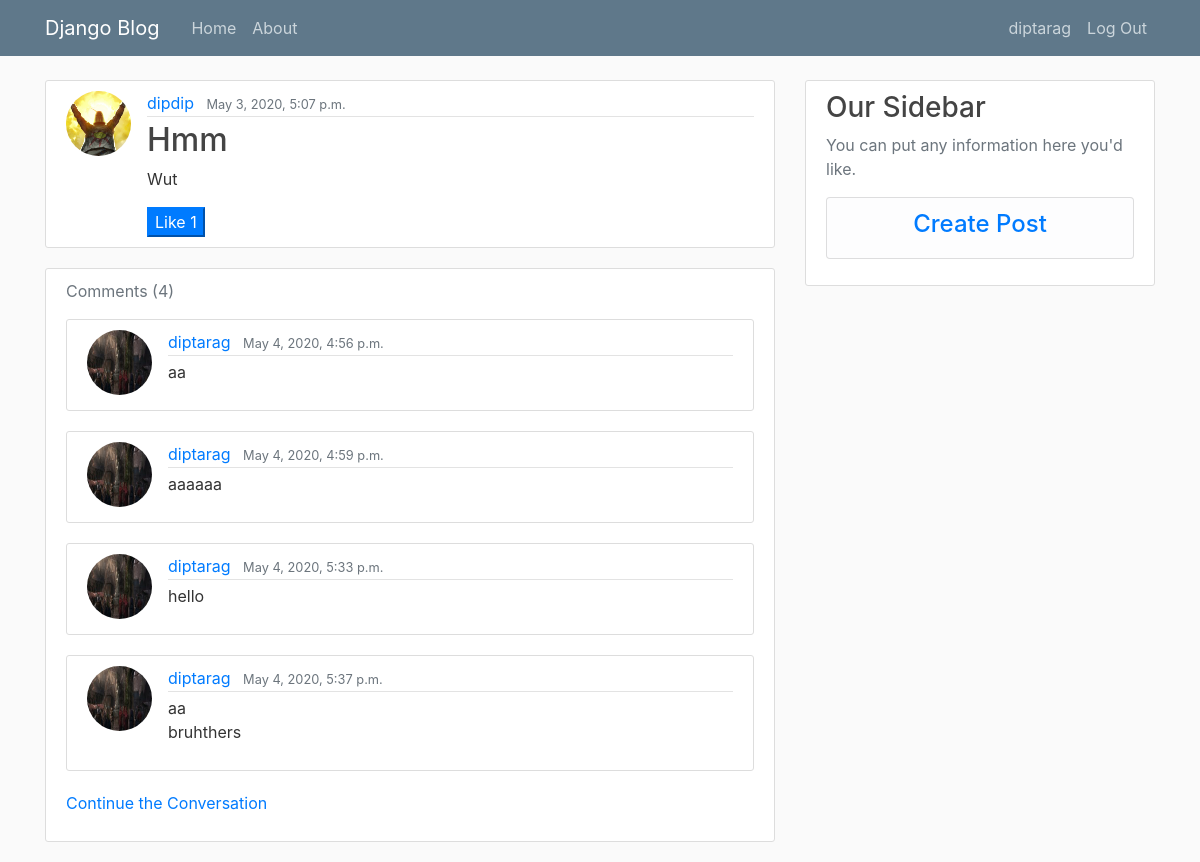
Screenshot of /post/3/ (signed in) with the database file from the repository.
### Blog/models.py (models this page shows, shortened)
class Post(models.Model):
	title = models.CharField(max_length=100)
	content = models.TextField()
	date_posted = models.DateTimeField(default=timezone.now)
	author = models.ForeignKey(User, on_delete=models.CASCADE)
	likers = models.ManyToManyField(User, related_name = 'likers', blank = True)

class Comment(models.Model):
	content = models.TextField()
	date_posted = models.DateTimeField(default=timezone.now)
	author = models.ForeignKey(User, on_delete=models.CASCADE)
	post = models.ForeignKey(Post, on_delete=models.CASCADE)
	likes = models.ManyToManyField(User, related_name = 'likes', blank = True)

### users/models.py (models this page shows, shortened)
class Profile(models.Model):
    user = models.OneToOneField(User, on_delete=models.CASCADE)
    image = models.ImageField(default='default.jpg', upload_to='profile_pics')

### Blog/views.py (the view)
# urls.py: path('post/<int:pk>/', PostDetailView.as_view(), name='post-detail'),
class PostDetailView(DetailView):
    model = Post
    def get_context_data(self, **kwargs):
        context = super().get_context_data(**kwargs)
        is_liked = False
        if (self.object.likers.filter(username = self.request.user.username).exists()):
            is_liked = True
        else:
            is_liked = False
        post = self.object
        context['comments'] = Comment.objects.filter(post = self.object)
        context['is_liked'] = is_liked
        context['post']  = post
        return context

### Blog/templates/Blog/post_detail.html (shortened to what this page needs)
{%  extends "Blog/base.html" %}
{% block content %}
<body>
	<article class="media content-section">
				<img class = "rounded-circle article-img" src = "{{object.author.profile.image.url}}">
  <div class="media-body">
    <div class="article-metadata">
      <a class="mr-2" href="{% url 'profile-other' object.author.profile.id %}">{{ object.author }}</a>
      <small class="text-muted">{{ object.date_posted }}</small>
    </div>
    <h2>{{ object.title }}</h2>
    <p class="article-content">{{ object.content }}</p>
		<div id = "like-section"> {% include 'Blog/like-section.html' %} </div>
  </div>
</article>
<div class="content-section"> <p class="text-muted"> Comments ({{comments.count}}) </p>
{% for comment in comments %}
		<article class="media content-section">
					<img class = "rounded-circle article-img" src = "{{comment.author.profile.image.url}}">
		<div class="media-body">
			<div class="article-metadata">
				<a class="mr-2" href="{% url 'profile-other' comment.author.profile.id %}">{{ comment.author }}</a>
				<small class="text-muted">{{ comment.date_posted }}</small>
			</div>
			<p class="article-content">{{ comment.content }}</p>
		</div>
		</article>
{% endfor %}
<p> <a href="{% url 'post-comment' object.id%}"> Continue the Conversation </a></p>
</div>
</body>
{% endblock content %}

### Blog/templates/Blog/base.html (shortened to what this page needs)
{% load static %}
<!DOCTYPE HTML>
<html lang="en">
  <head>
    <link rel="stylesheet" href="https://maxcdn.bootstrapcdn.com/bootstrap/4.0.0/css/bootstrap.min.css">
	<link rel="stylesheet" type="text/css" href="{%static 'Blog/main.css' %}">
</head>
<body>
	<header class="site-header">
  <nav class="navbar navbar-expand-md navbar-dark bg-steel fixed-top">
    <div class="container">
      <a class="navbar-brand mr-4" href="/">Django Blog</a>
      <div class="collapse navbar-collapse" id="navbarToggle">
        <div class="navbar-nav mr-auto">
          <a class="nav-item nav-link" href="{% url 'blog-home' %}">Home</a>
          <a class="nav-item nav-link" href="{% url 'blog-about' %}">About</a>
        </div>
        <div class="navbar-nav">
          {% if user.is_authenticated%}
                      <a class="nav-item nav-link" href="{% url 'profile' %}"> {{user.username }}</a>
                      <a class="nav-item nav-link" href="{% url 'logout' %}">Log Out</a>
          {% else %}
                      <a class="nav-item nav-link" href="{% url 'login' %}">Login</a>
                      <a class="nav-item nav-link" href="{% url 'register' %}">Register</a>
          {% endif %}
        </div>
      </div>
    </div>
  </nav>
</header>
<main role="main" class="container">
  <div class="row">
    <div class="col-md-8">
      {% block content %}{% endblock %}
    </div>
    <div class="col-md-4">
      <div class="content-section">
        <h3>Our Sidebar</h3>
        <p class='text-muted'>You can put any information here you'd like.
          <ul class="list-group">
            {% if user.is_authenticated%}
                <li class="list-group-item list-group-item-light"> <h4 align = "center" ><a href = "{% url 'post-create' %}"> Create Post </a> </h4></li>
            {% endif %}
          </ul>
        </p>
      </div>
    </div>
  </div>
</main>
  </body>
</html>

### Blog/templates/Blog/like-section.html (shortened to what this page needs)
{% if user.is_authenticated %}
<form action = "{% url 'like-post'%}" method = "post">
  {% if not is_liked %}
<button name = "post_id" id = "like" class = "btn-primary" value = "{{post.id}}" type = "submit"> Like {{post.likers.count}}</button>
 {% else %}
 <button name = "post_id" id = "like" class = "btn-danger" value = "{{post.id}}" type = "submit"> Unlike {{post.likers.count}}</button>
 {% endif %}
</form>
{% else %}
<button> {{post.likers.count}} Likes </button>
{% endif %}

### Blog/static/Blog/main.css (style rules this page uses)
body { background: #fafafa; color: #333333; margin-top: 5rem; }
h1, h2, h3, h4, h5, h6 { color: #444444; }
ul { margin: 0; }
.bg-steel { background-color: #5f788a; }
.site-header .navbar-nav .nav-link { color: #cbd5db; }
.content-section { background: #ffffff; padding: 10px 20px; border: 1px solid #dddddd; border-radius: 3px; margin-bottom: 20px; }
.article-content { white-space: pre-line; }
.article-img { height: 65px; width: 65px; margin-right: 16px; }
.article-metadata { padding-bottom: 1px; margin-bottom: 4px; border-bottom: 1px solid #e3e3e3 }

### rows the page displays
Post: author.profile.image (placeholder picture), author "dipdip", date_posted "May 3, 2020, 5:07 p.m.", title "Hmm", content "Wut", likers.count "1"
Comment: author.profile.image (picture), author "diptarag", date_posted "May 4, 2020, 4:56 p.m.", content "aa"
Comment: author.profile.image (picture), author "diptarag", date_posted "May 4, 2020, 4:59 p.m.", content "aaaaaa"
Comment: author.profile.image (picture), author "diptarag", date_posted "May 4, 2020, 5:33 p.m.", content "hello"
Comment: author.profile.image (picture), author "diptarag", date_posted "May 4, 2020, 5:37 p.m.", content "aa bruhthers"

### other values shown
{{ user.username }} "diptarag"
{{ comments.count }} "4"
